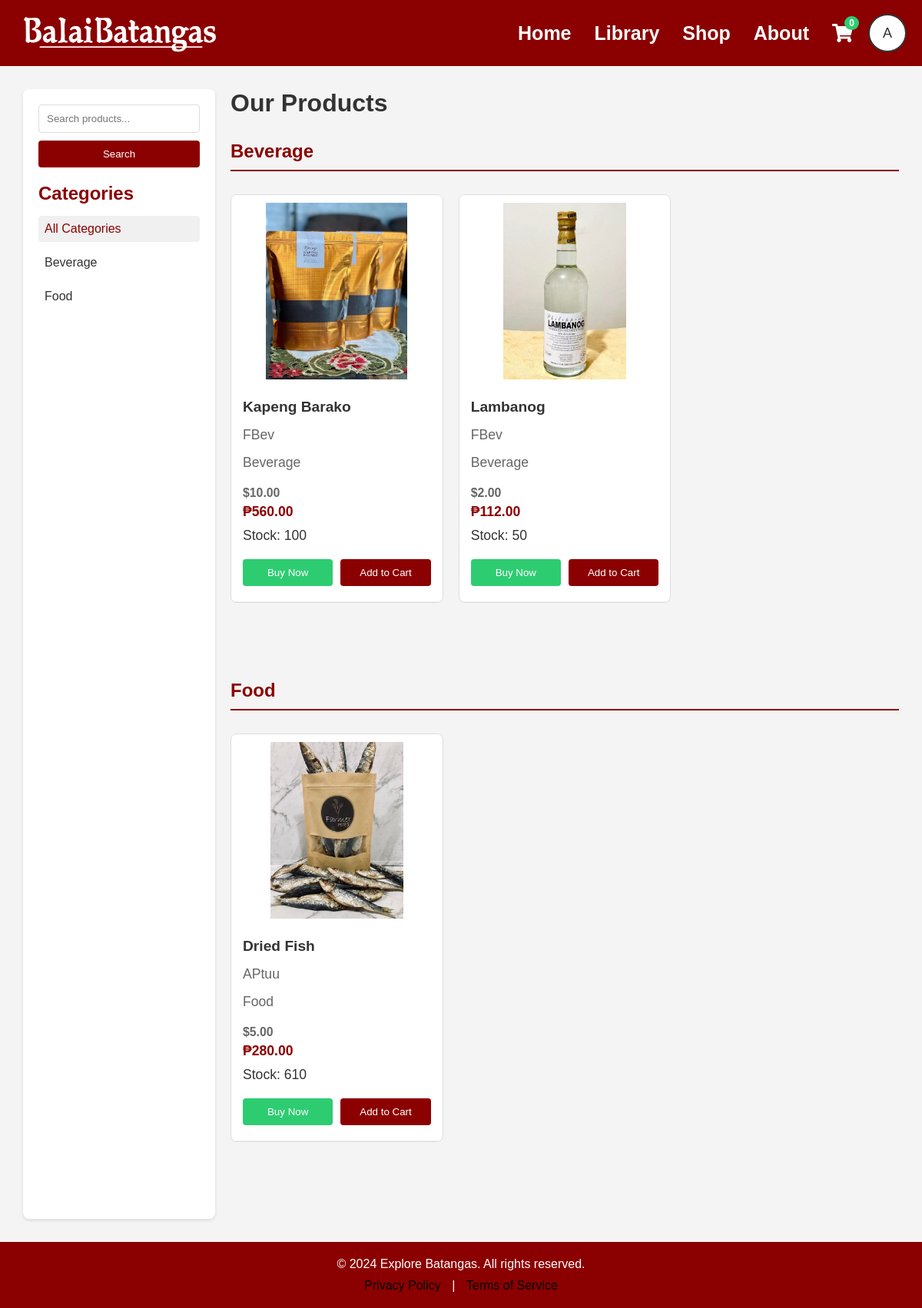
/shop.php (signed in), run on the app's committed database.
### tables this page shows
CREATE TABLE `users` (
  `user_id` int(11) NOT NULL,
  `username` varchar(255) NOT NULL,
  `password` varchar(255) NOT NULL,
  `email` varchar(255) NOT NULL,
  `role` varchar(256) NOT NULL,
  `profile_picture` varchar(256) NOT NULL
);

CREATE TABLE `categories` (
  `categories_id` int(11) NOT NULL,
  `categories_name` varchar(255) NOT NULL,
  `categories_active` int(11) NOT NULL DEFAULT 0,
  `categories_status` int(11) NOT NULL DEFAULT 0
);

CREATE TABLE `product` (
  `product_id` int(11) NOT NULL,
  `product_name` varchar(255) NOT NULL,
  `description` varchar(600) NOT NULL,
  `product_image` text NOT NULL,
  `brand_id` int(11) NOT NULL,
  `categories_id` int(11) NOT NULL,
  `quantity` varchar(255) NOT NULL,
  `rate` varchar(255) NOT NULL,
  `active` int(11) NOT NULL DEFAULT 0,
  `status` int(11) NOT NULL DEFAULT 0
);

CREATE TABLE `brands` (
  `brand_id` int(11) NOT NULL,
  `brand_name` varchar(255) NOT NULL,
  `brand_active` int(11) NOT NULL DEFAULT 0,
  `brand_status` int(11) NOT NULL DEFAULT 0
);

### shop.php (the view, shortened to what this page needs)
<?php
include 'connection.php';
if (isset($_SESSION['user_id'])) {
    $user_id = $_SESSION['user_id'];
    $query = "SELECT profile_picture, username FROM users WHERE user_id = '$user_id'";
    $result = mysqli_query($conn, $query);
    $user = mysqli_fetch_assoc($result);
    $profile_picture = $user['profile_picture'];
    $username = $user['username'];
} else {
    header("Location: login.php");
    exit();
}
$search = isset($_GET['search']) ? mysqli_real_escape_string($conn, $_GET['search']) : '';
$category_filter = isset($_GET['category']) ? (int)$_GET['category'] : 0;
if ($category_filter === 0) {
    $query = "SELECT p.*, b.brand_name, c.categories_name
              FROM product p
              JOIN brands b ON p.brand_id = b.brand_id
              JOIN categories c ON p.categories_id = c.categories_id
              WHERE p.active = 1 AND p.status = 1";
    $query .= " ORDER BY c.categories_name, p.product_name";
}
$products = mysqli_query($conn, $query);
$categories_query = "SELECT * FROM categories ORDER BY categories_name";
$categories_result = mysqli_query($conn, $categories_query);
?>
<!DOCTYPE html>
<html lang="en">
<head>
    <link rel="stylesheet" href="https://cdnjs.cloudflare.com/ajax/libs/font-awesome/5.15.4/css/all.min.css">
</head>
<body>
    <header>
        <div class="logo">
            <img src="img/logo3.png" alt="Logo" />
        </div>
        <nav>
            <ul>
                <li><a href="home.php">Home</a></li>
                <li><a href="library.php">Library</a></li>
                <li><a href="shop.php">Shop</a></li>
                <li><a href="#">About</a></li>
                <li class="cart-icon">
                    <a href="cart.php">
                        <i class="fas fa-shopping-cart"></i>
                        <span class="cart-count">0</span>
                    </a>
                </li>
                <div class="user-menu">
                    <?php if (!empty($profile_picture)): ?>
                        <img src="uploads/<?php echo $profile_picture; ?>" alt="Profile Picture" class="user-icon">
                    <?php else: ?>
                        <div class="user-icon">
                            <?php echo strtoupper($username[0]); ?>
                        </div>
                    <?php endif; ?>
                </div>
            </ul>
        </nav>
    </header>
    <main class="shop-container">
        <div class="shop-layout">
            <div class="sidebar">
                <div class="search-container">
                    <form action="" method="GET">
                        <input type="text" name="search" placeholder="Search products..."
                               value="<?php echo htmlspecialchars($search); ?>">
                        <button type="submit">Search</button>
                    </form>
                </div>
                <h2>Categories</h2>
                <ul class="category-list">
                    <li>
                        <a href="?<?php echo $search ? 'search=' . urlencode($search) : ''; ?>"
                           <?php echo $category_filter === 0 ? 'class="active"' : ''; ?>>
                            All Categories
                        </a>
                    </li>
                    <?php while($category = mysqli_fetch_assoc($categories_result)) { ?>
                        <li>
                            <a href="?category=<?php echo $category['categories_id']; ?><?php echo $search ? '&search=' . urlencode($search) : ''; ?>"
                               <?php echo $category_filter === (int)$category['categories_id'] ? 'class="active"' : ''; ?>>
                                <?php echo htmlspecialchars($category['categories_name']); ?>
                            </a>
                        </li>
                    <?php } ?>
                </ul>
            </div>
            <div class="main-content">
                <h1>Our Products</h1>
                <?php if (mysqli_num_rows($products) > 0) { ?>
                    <?php
                    $current_category = '';
                    while($product = mysqli_fetch_assoc($products)) {
                        if ($category_filter === 0 && $current_category !== $product['categories_name']) {
                            if ($current_category !== '') {
                                echo '</div>';
                            }
                            $current_category = $product['categories_name'];
                            ?>
                            <div class="category-divider">
                                <h2><?php echo htmlspecialchars($current_category); ?></h2>
                            </div>
                            <div class="products-grid">
                        <?php
                        }
                        ?>
                        <div class="product-card" onclick="openProductModal(<?php echo $product['product_id']; ?>)">
                            <?php
                            switch($product['product_name']) {
                                case 'Kapeng Barako':
                                    $image_path = "assets/images/products/kapeng-barako.jpg";
                                    break;
                                case 'Dried Fish':
                                    $image_path = "assets/images/products/dried-fish.jpg";
                                    break;
                                case 'Lambanog':
                                    $image_path = "assets/images/products/lambanog.jpg";
                                    break;
                            }
                            ?>
                            <img src="<?php echo $image_path; ?>"
                                 alt="<?php echo htmlspecialchars($product['product_name']); ?>"
                                 onerror="this.src='assets/images/products/default.jpg'">
                            <div class="product-info">
                                <h3><?php echo htmlspecialchars($product['product_name']); ?></h3>
                                <p class="brand"><?php echo htmlspecialchars($product['brand_name']); ?></p>
                                <p class="category"><?php echo htmlspecialchars($product['categories_name']); ?></p>
                                <?php
                                $usd_price = $product['rate'];
                                $php_price = $usd_price * 56;
                                ?>
                                <p class="price">
                                    <span class="original-price">$<?php echo number_format($usd_price, 2); ?></span>
                                    <span class="peso-price">₱<?php echo number_format($php_price, 2); ?></span>
                                </p>
                                <p class="stock">Stock: <?php echo $product['quantity']; ?></p>
                                <div class="button-group">
                                    <?php if($product['quantity'] > 0) { ?>
                                        <button class="buy-now" onclick="buyNow(<?php echo $product['product_id']; ?>)">
                                            Buy Now
                                        </button>
                                        <button class="add-to-cart" onclick="addToCart(<?php echo $product['product_id']; ?>)">
                                            Add to Cart
                                        </button>
                                    <?php } else { ?>
                                        <button class="out-of-stock" disabled>Out of Stock</button>
                                    <?php } ?>
                                </div>
                            </div>
                        </div>
                    <?php } ?>
                    </div>
                <?php } else { ?>
                    <p>No products found.</p>
                <?php } ?>
            </div>
        </div>
    </main>
    <footer>
        <div class="footer-content">
            <p>&copy; 2024 Explore Batangas. All rights reserved.</p>
            <div class="footer-links">
                <a href="#">Privacy Policy</a> |
                <a href="#">Terms of Service</a>
            </div>
        </div>
    </footer>
</body>
</html>

### shop.php (style rules this page uses)
* { margin: 0; padding: 0; box-sizing: border-box; font-family: 'Arial', sans-serif; }
html, body { height: 100%; background-color: rgb(244, 244, 244); color: rgb(51, 51, 51); display: flex; flex-direction: column; min-height: 100vh; }
header { display: flex; justify-content: space-between; align-items: center; background-color: #8B0000; padding: 10px 20px; color: rgb(255, 255, 255); font-size: 25px; }
header .logo img { max-height: 50px; margin-top: 10px; }
header nav ul { list-style: none; display: flex; align-items: center; }
header nav ul li { margin-right: 30px; }
header nav ul li a { text-decoration: none; color: rgb(255, 255, 255); font-weight: bold; }
.user-icon { width: 50px; height: 50px; border-radius: 50%; background-color: white; display: flex; justify-content: center; align-items: center; font-size: 18px; color: #333; border: 2px solid #333; }
.user-menu { position: relative; display: inline-block; }
.shop-container { padding: 10px; flex: 1; }
.products-grid { display: grid; grid-template-columns: repeat(4, 1fr); grid-template-rows: repeat(4, auto); gap: 15px; padding: 10px; }
.product-card { width: 100%; border: 1px solid #ddd; border-radius: 8px; overflow: hidden; background: white; transition: transform 0.2s; display: flex; flex-direction: column; }
.product-card img { width: 100%; height: 250px; object-fit: contain; background: #fff; padding: 10px; }
.product-info { padding: 15px; flex-grow: 1; display: flex; flex-direction: column; justify-content: space-between; }
.product-info h3 { margin: 0 0 10px 0; font-size: 1.2em; }
.brand, .category { color: #666; margin: 5px 0; font-size: 0.9em; }
.price { font-size: 1.2em; font-weight: bold; color: #8B0000; margin: 10px 0; display: flex; flex-direction: column; gap: 5px; }
.original-price { font-size: 0.9em; color: #666; text-decoration: none; }
.peso-price { color: #8B0000; }
.add-to-cart { width: 100%; padding: 10px; background-color: #8B0000; color: white; border: none; border-radius: 4px; cursor: pointer; transition: background-color 0.2s; }
footer { background-color: #8B0000; color: rgb(255, 255, 255); padding: 20px 0; text-align: center; width: 100%; margin-top: auto; }
.footer-content p { margin-bottom: 10px; }
.footer-links a { color: rgb(0, 0, 0); text-decoration: none; margin: 0 10px; }
.shop-layout { display: flex; gap: 20px; padding: 20px; }
.sidebar { width: 250px; background: white; padding: 20px; border-radius: 8px; box-shadow: 0 2px 4px rgba(0,0,0,0.1); }
.sidebar h2 { margin-bottom: 15px; color: #8B0000; }
.category-list { list-style: none; }
.category-list li { margin-bottom: 10px; }
.category-list a { text-decoration: none; color: #333; display: block; padding: 8px; border-radius: 4px; transition: background-color 0.2s; }
.category-list a:hover, .category-list a.active { background-color: #f0f0f0; color: #8B0000; }
.search-container { margin-bottom: 20px; }
.search-container input { width: 100%; padding: 10px; border: 1px solid #ddd; border-radius: 4px; margin-bottom: 10px; }
.search-container button { width: 100%; padding: 10px; background-color: #8B0000; color: white; border: none; border-radius: 4px; cursor: pointer; }
.main-content { flex: 1; }
.category-divider { margin: 30px 0 20px 0; padding-bottom: 10px; border-bottom: 2px solid #8B0000; }
.category-divider h2 { color: #8B0000; font-size: 1.5em; margin: 0; }
.products-grid { margin-bottom: 30px; }
.products-grid { display: grid; grid-template-columns: repeat(auto-fill, minmax(250px, 1fr)); gap: 20px; padding: 10px 0; }
.button-group { display: flex; gap: 10px; margin-top: 10px; }
.buy-now, .add-to-cart { flex: 1; padding: 10px; border: none; border-radius: 4px; cursor: pointer; font-weight: 500; transition: all 0.3s ease; }
.buy-now { background-color: #2ecc71; color: white; }
.add-to-cart { background-color: #8B0000; color: white; }
.product-info { padding: 15px; flex-grow: 1; display: flex; flex-direction: column; }
.cart-icon { position: relative; margin-right: 20px; }
.cart-icon a { font-size: 24px; color: white; text-decoration: none; }
.cart-count { position: absolute; top: -8px; right: -8px; background-color: #2ecc71; color: white; border-radius: 50%; padding: 2px 6px; font-size: 12px; min-width: 18px; text-align: center; }
.product-info { flex: 1; }
.product-info p { margin-bottom: 10px; font-size: 1.1em; }
.product-info { padding-bottom: 20px; border-bottom: 1px solid #eee; }
body { padding-bottom: 70px; }

### data on the page
users: username "A"
categories: categories_name "Beverage"
categories: categories_name "Food"
product: categories.categories_name "Beverage", shows a picture, product_name "Kapeng Barako", brand.brand_name "FBev", rate "10.00", rate "560.00", quantity "100"
product: shows a picture, product_name "Lambanog", brand.brand_name "FBev", categories.categories_name "Beverage", rate "2.00", rate "112.00", quantity "50"
product: categories.categories_name "Food", shows a picture, product_name "Dried Fish", brand.brand_name "APtuu", rate "5.00", rate "280.00", quantity "610"
